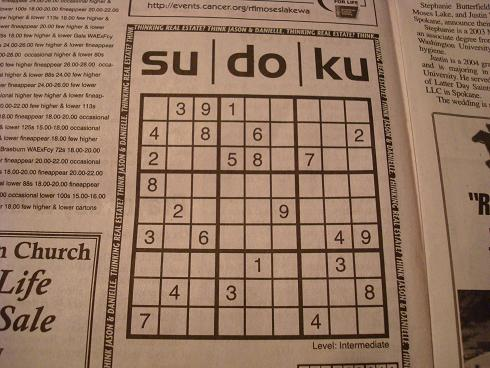
#> input picture 210962004_Week5/Resources/sudoku.jpg, 490 x 368 px
$ python houghbuiltin.py
#> lines starting #> are read from the running program, lines starting #| are printed output that depends on the picture; after the words box and inside, x2 and y2 are one past the last pixel; in counts of white or black regions, pixels touching at a corner belong together
import numpy as np
import cv2
import matplotlib.pyplot as plt

import cv2

plt.figure(figsize=(8, 6))

img = cv2.imread('Resources/sudoku.jpg')
#> img is the input picture: shape (368, 490, 3); mean B, G, R 99.6, 120.7, 150.8

plt.subplot(1, 2, 1)
plt.imshow(cv2.cvtColor(img, cv2.COLOR_BGR2RGB))
plt.xticks([])
plt.yticks([])
plt.title('Original Image')

gray = cv2.cvtColor(img, cv2.COLOR_BGR2GRAY)
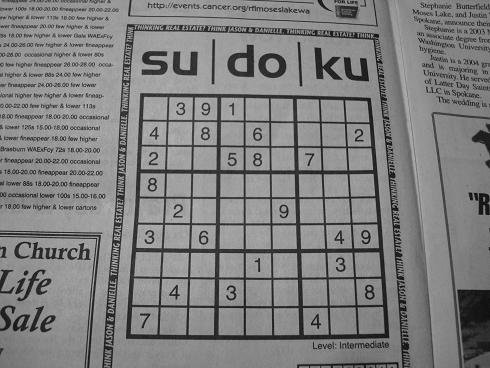
#> gray: shape (368, 490); min 4, max 196, mean 127.3
edges = cv2.Canny(gray, 100, 200, apertureSize=3)
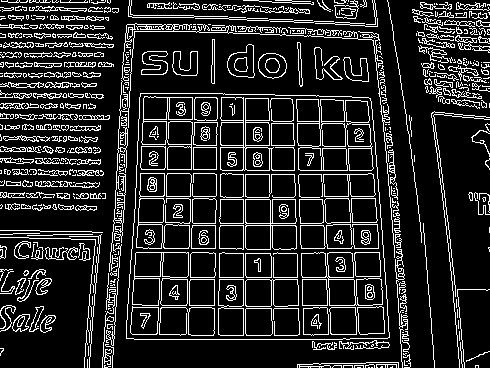
#> edges: shape (368, 490); 15.3% white in thin lines or dots
lines = cv2.HoughLinesP(edges, 1, np.pi / 180, 127, minLineLength=100, maxLineGap=10)
#> lines = 61 rows, first 6: [270, 248, 394, 248], [215, 174, 395, 174], [243, 339, 243, 94], [119, 120, 245, 123], [245, 339, 245, 94], [268, 94, 270, 241]

if lines is not None:
    for line in lines:
        x1, y1, x2, y2 = line[0]
        cv2.line(img, (x1, y1), (x2, y2), (0, 255, 0), 2)
#> this loop made 61 passes
#> (x1, y1, x2, y2) on passes 1 to 12: (270, 248, 394, 248), (215, 174, 395, 174), (243, 339, 243, 94), (119, 120, 245, 123), (245, 339, 245, 94), (268, 94, 270, 241), (134, 339, 349, 339), (159, 279, 367, 279), (120, 97, 241, 97), (0, 170, 101, 170), (126, 28, 372, 32), (434, 111, 463, 352)
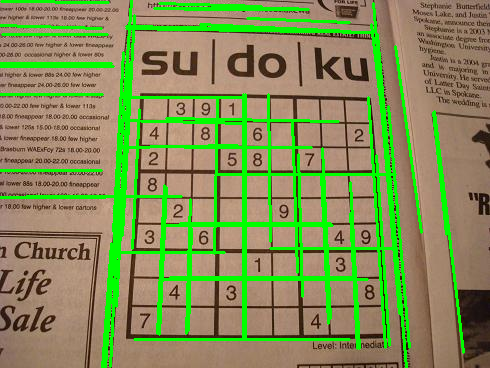
#> img: shape (368, 490, 3); 14.31% of pixels changed, all inside (x1, y1, x2, y2) = (0, 0, 465, 368)

plt.subplot(1, 2, 2)
plt.imshow(cv2.cvtColor(img, cv2.COLOR_BGR2RGB))
plt.xticks([])
plt.yticks([])
plt.title('Lines Detected using Hough Transform')

plt.tight_layout()
plt.savefig('Resources/line_hough.png')
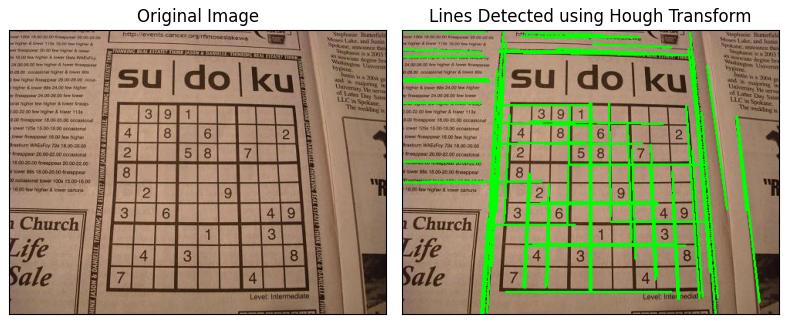
#> figure drawn by matplotlib, 2 panels
plt.show()
